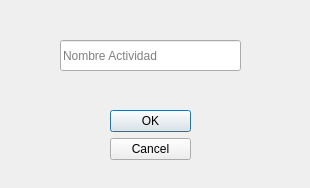
<?xml version="1.0" encoding="UTF-8"?>
<ui version="4.0">
 <class>NewActivityDialog</class>
 <widget class="QDialog" name="NewActivityDialog">
  <property name="geometry">
   <rect>
    <x>0</x>
    <y>0</y>
    <width>310</width>
    <height>188</height>
   </rect>
  </property>
  <property name="windowTitle">
   <string>Dialog</string>
  </property>
  <widget class="QDialogButtonBox" name="buttonBox">
   <property name="geometry">
    <rect>
     <x>110</x>
     <y>110</y>
     <width>81</width>
     <height>61</height>
    </rect>
   </property>
   <property name="orientation">
    <enum>Qt::Vertical</enum>
   </property>
   <property name="standardButtons">
    <set>QDialogButtonBox::Cancel|QDialogButtonBox::Ok</set>
   </property>
  </widget>
  <widget class="QLineEdit" name="lineEdit">
   <property name="geometry">
    <rect>
     <x>60</x>
     <y>40</y>
     <width>181</width>
     <height>31</height>
    </rect>
   </property>
   <property name="placeholderText">
    <string>Nombre Actividad</string>
   </property>
  </widget>
 </widget>
 <resources/>
 <connections>
  <connection>
   <sender>buttonBox</sender>
   <signal>accepted()</signal>
   <receiver>NewActivityDialog</receiver>
   <slot>accept()</slot>
   <hints>
    <hint type="sourcelabel">
     <x>248</x>
     <y>254</y>
    </hint>
    <hint type="destinationlabel">
     <x>157</x>
     <y>274</y>
    </hint>
   </hints>
  </connection>
  <connection>
   <sender>buttonBox</sender>
   <signal>rejected()</signal>
   <receiver>NewActivityDialog</receiver>
   <slot>reject()</slot>
   <hints>
    <hint type="sourcelabel">
     <x>316</x>
     <y>260</y>
    </hint>
    <hint type="destinationlabel">
     <x>286</x>
     <y>274</y>
    </hint>
   </hints>
  </connection>
 </connections>
</ui>
